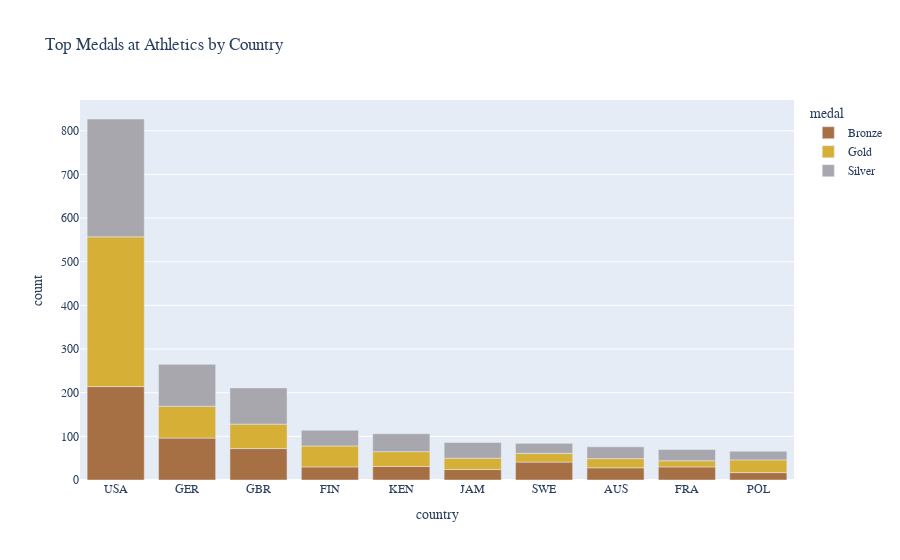

Notebook code cell kept with this figure:
### Code cell
athlete_Event_Results = pd.read_csv('../Dataset/Olympic_Athlete_Event_Results.csv', sep=',')
athlete_Event_Results = athlete_Event_Results.replace(["na"], None)

athlete_results = athlete_Event_Results[athlete_Event_Results["edition"].str.contains("Winter") == False]   # apenas jogos de verao


athlete_results = athlete_results[athlete_results["country_noc"].str.contains("MIX")==False] # Impossivel dividir
athlete_results = athlete_results[athlete_results["country_noc"].str.contains("EUN")==False] # Impossivel dividir
athlete_results = athlete_results[athlete_results["country_noc"].str.contains("IOA")==False] # Impossivel dividir
athlete_results = athlete_results[athlete_results["country_noc"].str.contains("BOH")==False]    # Eslováquia + Republica Checa
athlete_results = athlete_results[athlete_results["country_noc"].str.contains("ANZ")==False]    # Australia + Nova Zelandia + Nova Guine + partes da Indonesia
athlete_results = athlete_results[athlete_results["country_noc"].str.contains("TCH")==False]    # Eslováquia + Republica Checa
athlete_results = athlete_results[athlete_results["country_noc"].str.contains("YUG")==False] # Bosnia + Croacia + Macedonia + Montenegro + Eslovenia + Servia
athlete_results = athlete_results[athlete_results["country_noc"].str.contains("URS")==False] # Russia + Letonia + Lituania + Estonia + Georgia + Armenia + Azerbaijao + Bielorrussia + Cazaquistao + Moldavia + Quirguistao + Tajiquistao + Turquemenistao + Ucrania + Usbequistao
athlete_results = athlete_results[athlete_results["country_noc"].str.contains("UAR")==False]  # Egypt + Syria + Faixa de Gaza
athlete_results = athlete_results[athlete_results["country_noc"].str.contains("WIF")==False] # Antigua + Barbados + Cayman Islands + Dominica + Grenada + Jamaica + Montserrat + St Christopher-Nevis-Anguilla + Saint Lucia	+ St Vincent and the Grenadines	+ Trinidad and Tobago + Turks and Caicos Islands	

athlete_results['country_noc'] = athlete_results['country_noc'].replace(['FRG'], 'GER')
athlete_results['country_noc'] = athlete_results['country_noc'].replace(['GDR'], 'GER')

athlete_results['country_noc'] = athlete_results['country_noc'].replace(['HKG'], 'CHN')

athlete_results['country_noc'] = athlete_results['country_noc'].replace(['ROC'], 'RUS')



athlete_results = athlete_results.reset_index()

athlete_results = athlete_results.drop(columns=['result_id','athlete','athlete_id','pos', 'index'])

athlete_results['edition'] = athlete_results['edition'].str.split().str[0].astype(int)

repeat = []
i=0
while(i < len(athlete_results)):
    if athlete_results.loc[i, 'isTeamSport'] == True:
        auxi = i + 1 
        p = athlete_results.loc[i, 'country_noc']
        e = athlete_results.loc[i, 'event']
        a = athlete_results.loc[i, 'edition_id']
        while((athlete_results.loc[auxi, 'country_noc'] == p) and (athlete_results.loc[auxi, 'event'] == e) and (athlete_results.loc[auxi, 'edition_id'] == a)):
            repeat.append(auxi)
            auxi += 1
        i = auxi-1
    i+=1

athlete_results.drop(repeat, inplace=True)

sport = 'Athletics'
athlete_results = athlete_results[athlete_results['sport'] == sport].reset_index()

athlete_aux = athlete_results.copy()

athlete_results['medal'] = athlete_results['medal'].replace([None], 0)
athlete_results['medal'] = athlete_results['medal'].replace(['Gold'], 1)
athlete_results['medal'] = athlete_results['medal'].replace(['Silver'], 1)
athlete_results['medal'] = athlete_results['medal'].replace(['Bronze'], 1)

athlete_results = athlete_results.drop(columns=['edition_id','sport','event','isTeamSport'])

medals = pd.DataFrame(athlete_results.groupby(['country_noc']).sum()).reset_index().sort_values(by=['medal'], ascending=False).head(10)

athlete_aux = athlete_aux[athlete_aux['country_noc'].isin(medals['country_noc'])]

medals = pd.DataFrame(athlete_aux.groupby(['country_noc' , 'medal']).count()).reset_index()
medals.drop(columns=['edition_id','sport','event','isTeamSport'], inplace=True)
medals.rename(columns={'edition': 'count', 'country_noc': 'country'}, inplace=True)

colors = ['#D6AF36', '#A7A7AD', '#A77044']

fig = px.bar(medals, x="country", y="count", color='medal', 
             color_discrete_map={
                'Gold': '#D6AF36',
                'Silver': '#A7A7AD',
                'Bronze': '#A77044'}, 
            title="Top Medals at Athletics by Country").update_xaxes(categoryorder="total descending").update_layout(font_family= 'Cabin')
fig.show()

### Figure 1 — Plotly figure (JSON) as saved in the notebook; plotly's stock layout.template omitted (floating-point values rounded to 4 significant figures)
{"data": [{"alignmentgroup": "True", "hovertemplate": "medal=Bronze<br>country=%{x}<br>count=%{y}<extra></extra>", "legendgroup": "Bronze", "marker": {"color": "#A77044", "pattern": {"shape": ""}}, "name": "Bronze", "offsetgroup": "Bronze", "orientation": "v", "showlegend": true, "textposition": "auto", "type": "bar", "x": ["AUS", "FIN", "FRA", "GBR", "GER", "JAM", "KEN", "POL", "SWE", "USA"], "xaxis": "x", "y": [28, 30, 30, 72, 96, 24, 31, 17, 41, 214], "yaxis": "y"}, {"alignmentgroup": "True", "hovertemplate": "medal=Gold<br>country=%{x}<br>count=%{y}<extra></extra>", "legendgroup": "Gold", "marker": {"color": "#D6AF36", "pattern": {"shape": ""}}, "name": "Gold", "offsetgroup": "Gold", "orientation": "v", "showlegend": true, "textposition": "auto", "type": "bar", "x": ["AUS", "FIN", "FRA", "GBR", "GER", "JAM", "KEN", "POL", "SWE", "USA"], "xaxis": "x", "y": [21, 48, 14, 56, 73, 26, 34, 29, 20, 343], "yaxis": "y"}, {"alignmentgroup": "True", "hovertemplate": "medal=Silver<br>country=%{x}<br>count=%{y}<extra></extra>", "legendgroup": "Silver", "marker": {"color": "#A7A7AD", "pattern": {"shape": ""}}, "name": "Silver", "offsetgroup": "Silver", "orientation": "v", "showlegend": true, "textposition": "auto", "type": "bar", "x": ["AUS", "FIN", "FRA", "GBR", "GER", "JAM", "KEN", "POL", "SWE", "USA"], "xaxis": "x", "y": [27, 36, 26, 83, 96, 36, 41, 20, 23, 270], "yaxis": "y"}], "layout": {"barmode": "relative", "font": {"family": "Cabin"}, "legend": {"title": {"text": "medal"}, "tracegroupgap": 0}, "title": {"text": "Top Medals at Athletics by Country"}, "xaxis": {"anchor": "y", "categoryorder": "total descending", "domain": [0, 1], "title": {"text": "country"}}, "yaxis": {"anchor": "x", "domain": [0, 1], "title": {"text": "count"}}}}
